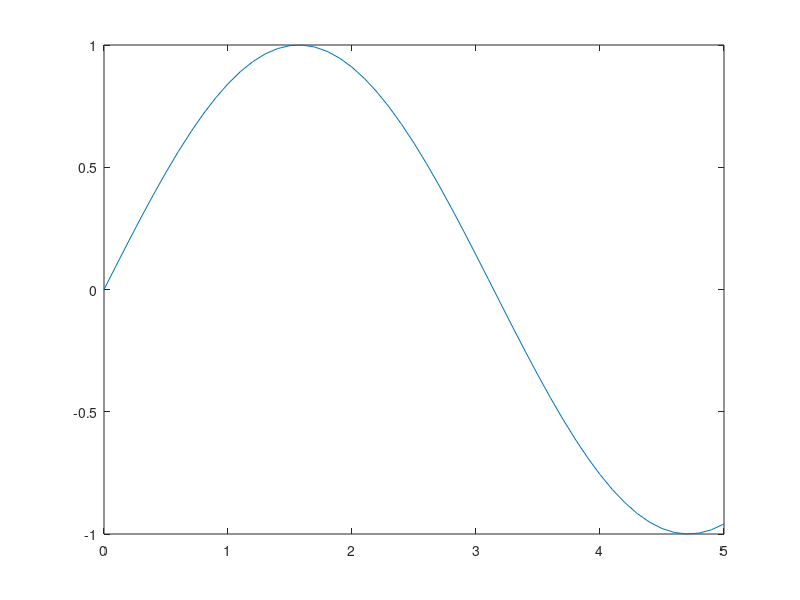
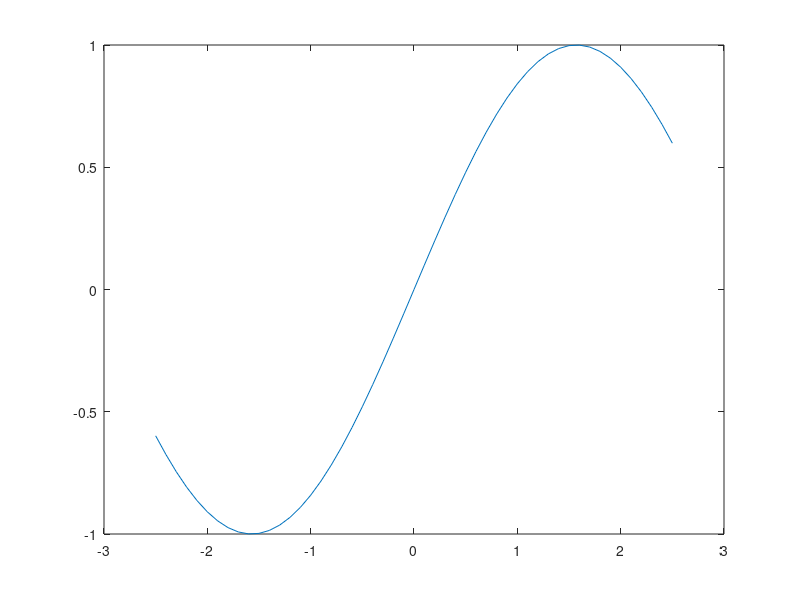
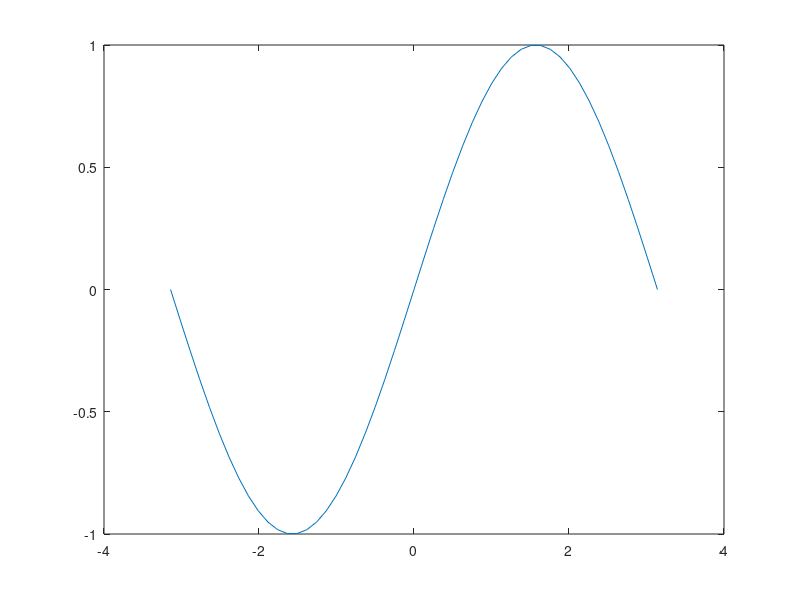

Source code (MATLAB) for these figures, in order:
x1=[0:0.1:5]';
x2=[-2.5:0.1:2.5]';
x3=[-pi:pi/25:pi]';
A=[x1 x2 x3];
f=1
for k=A
  figure(f);
  plot (k,sin(k));
  f=f+1;
  end
